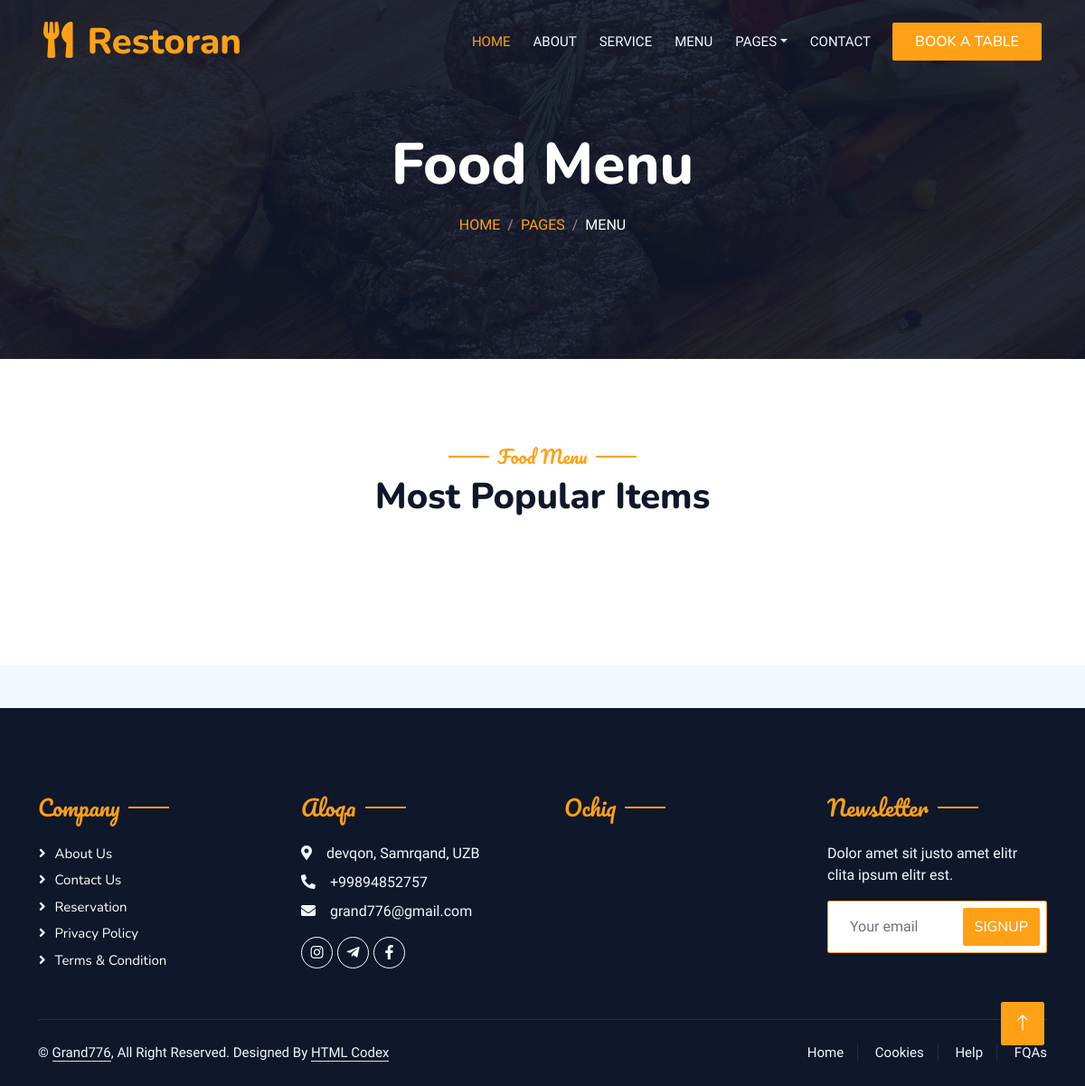
The app's page /menu/, older data.
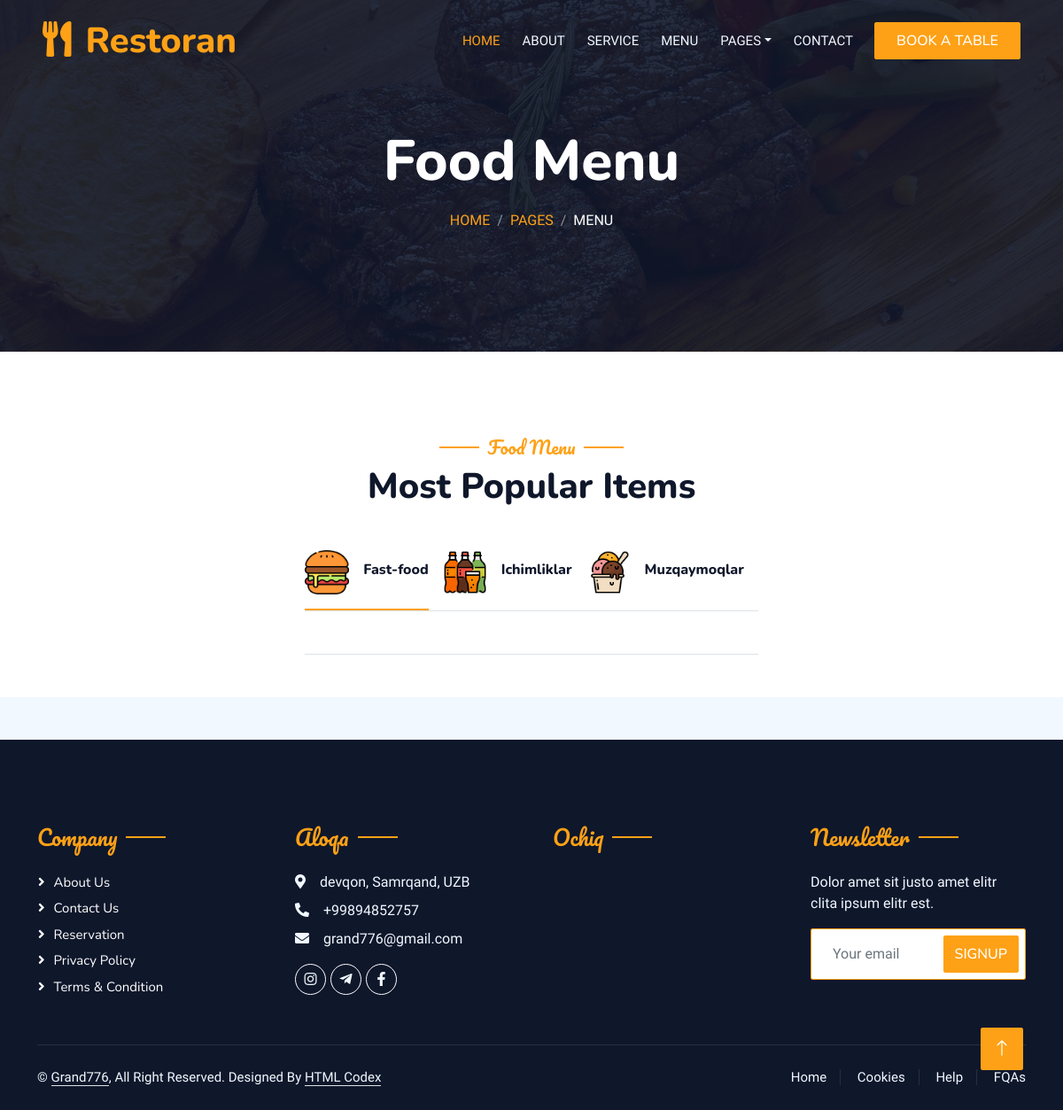
The same page, newer data.
### restaraunt/models.py (models this page shows, shortened)
class CategoryModel(models.Model):
    name = models.CharField(max_length=50, verbose_name='Nomi')
    image = models.ImageField(upload_to='fast-food/images', verbose_name='Ikonkasi')
    class Meta:
        db_table = 'Kategoriyalar'
        managed = True
        verbose_name = 'Kategoriya'
        verbose_name_plural = 'Kategoriyalaar'

### restaraunt/views.py (the view)
# urls.py: path('menu/', MenuView.as_view(), name='menu_page'),
class MenuView(View):
    def get(self, request):
        category_list = CategoryModel.objects.all()
        fast_food_list = ProductsModel.manager.all().filter(category__name='Fast-food').order_by('-publish_time')
        drinks_list = ProductsModel.manager.all().filter(category__name='Ichimliklar').order_by('-publish_time')
        ice_cream_list = ProductsModel.manager.all().filter(category__name='Muzqaymoqlar').order_by('-publish_time')
        context = {
            'category_list' : category_list,
            'fast_food_list' : fast_food_list,
            'drinks_list' : drinks_list,
            'ice_cream_list' : ice_cream_list,
        }
        return render(request, 'menu.html', context=context)

### templates/menu.html (shortened to what this page needs)
    {% extends 'base.html' %}
    {% load static %}
`  {% block content %}
            <div class="container-xxl py-5 bg-dark hero-header mb-5">
                <div class="container text-center my-5 pt-5 pb-4">
                    <h1 class="display-3 text-white mb-3 animated slideInDown">Food Menu</h1>
                    <nav aria-label="breadcrumb">
                        <ol class="breadcrumb justify-content-center text-uppercase">
                            <li class="breadcrumb-item"><a href="#">Home</a></li>
                            <li class="breadcrumb-item"><a href="#">Pages</a></li>
                            <li class="breadcrumb-item text-white active" aria-current="page">Menu</li>
                        </ol>
                    </nav>
                </div>
            </div>
        </div>
        <div class="container-xxl py-5">
            <div class="container">
                <div class="text-center wow fadeInUp" data-wow-delay="0.1s">
                    <h5 class="section-title ff-secondary text-center text-primary fw-normal">Food Menu</h5>
                    <h1 class="mb-5">Most Popular Items</h1>
                </div>
                <div class="tab-class text-center wow fadeInUp" data-wow-delay="0.1s">
                    <ul class="nav nav-pills d-inline-flex justify-content-center border-bottom mb-5">
                    <ul class="nav nav-pills d-inline-flex justify-content-center border-bottom mb-5">
                        {% for category in category_list %}
                            <li class="nav-item">
                                <a class="d-flex align-items-center text-start mx-3 ms-0 pb-3 {% if forloop.first %} active {% endif %}" data-bs-toggle="pill" href="#tab-{{ category.id }}">
                                    {% if category.image %}
                                        <img src="{{ category.image.url }}" alt="{{ category.name }}" style="width: 50px; height: 50px;">
                                    {% else %}
                                        <img src="default-image-url.jpg" alt="No image" style="width: 50px; height: 50px;">
                                    {% endif %}
                                    <div class="ps-3">
                                        <h6 class="mt-n1 mb-0">{{ category.name }}</h6>
                                    </div>
                                </a>
                            </li>
                        {% endfor %}
                    </ul>
                    </ul>
                        </div>
                    </div>
                </div>
            </div>
        {% endblock content %}

Row changes from the older to the newer data that the page shows:
added CategoryModel: image (picture), name "Fast-food"
added CategoryModel: image (picture), name "Ichimliklar"
added CategoryModel: image (picture), name "Muzqaymoqlar"
